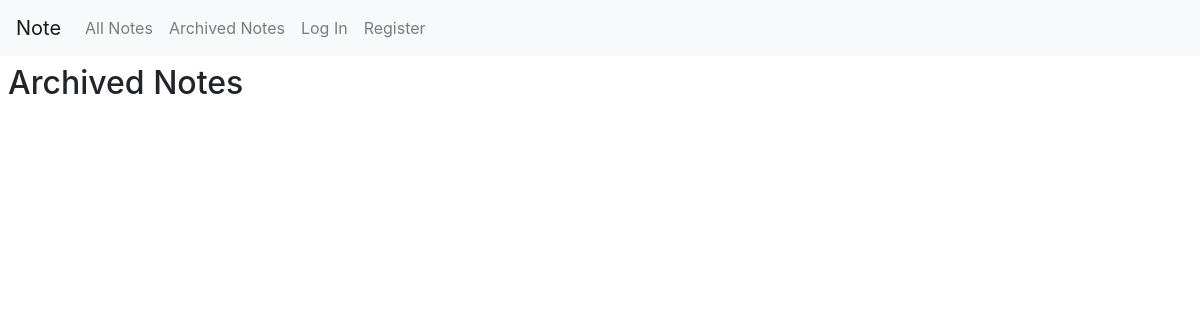
Page /archive on the earlier database version.
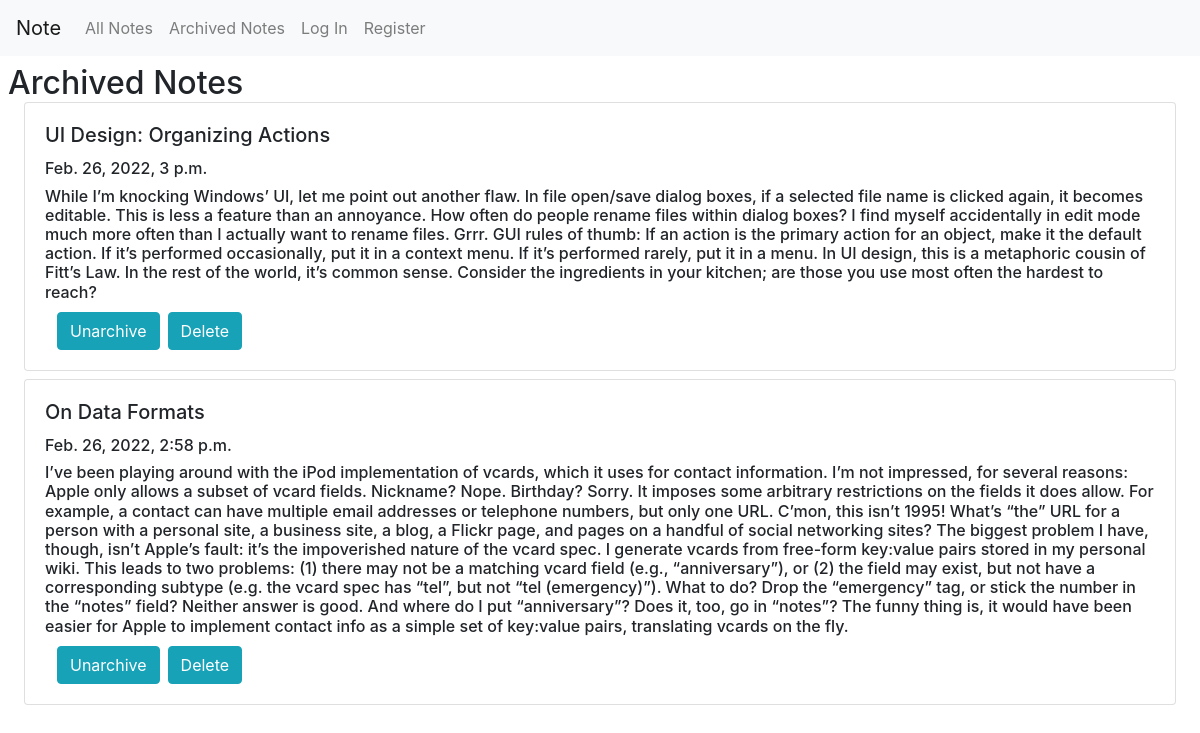
Same page on the later database version.
### note/models.py (models this page shows)
class Note(models.Model):
    user = models.ForeignKey(User, on_delete=models.CASCADE)
    title = models.CharField(max_length=160, default=None)
    content = models.TextField()
    timestamp = models.DateTimeField(default=datetime.datetime.now)
    isarchive = models.BooleanField(default=False)
    islocked = models.BooleanField(default=False)

### note/views.py (the view, shortened to what this page needs)
# urls.py: path("archive", views.archive, name="archive"),
def archive(request):
    notes = Note.objects.filter(isarchive=True).all()
    notes = notes.order_by("-timestamp").all()
    return render(request, "note/archive.html", {"notes": notes})

### note/templates/note/archive.html (shortened to what this page needs)
{% extends "note/layout.html" %}
{% block body %}
<h2 class='mx-2 my-2'>Archived Notes</h>
    {% for note in notes %}
        <div class='card mx-3 mb-2'>
            <div class='card-body'>
                <h5 class='card-title'>{{ note.title }}</h5>
                <h6 class='card-text'> {{ note.timestamp }} </h6>
                <h6 class='card-text'> {{ note.content }} </h6>
                <div class='row mx-2'>
                    <form class='mx-1' method="POST">
                        <button class='btn btn-info' type='submit' name='archive' value=False>Unarchive</button>
                    </form>
                    <form class='mx-1' method="POST">
                        <button class='btn btn-info' type='submit' name='delete'>Delete</button>
                    </form>
                </div>
            </div>
        </div>
    {% endfor %}
{% endblock body %}

Differences in the rows shown:
added Note: title "UI Design: Organizing Actions", timestamp "Feb. 26, 2022, 3 p.m.", content "While I’m knocking Windows’ UI, let me point out another flaw. In file open/save dialog boxes, if a selected file name is clicked again, it becomes editable. This is less a feature than an annoyance. How often do people rename files within dialog boxes? I find myself accidentally in edit mode much more often than I actually want to rename files. Grrr. GUI rules of thumb: If an action is the primary action for an object, make it the default action. If it’s performed occasionally, put it in a context menu. If it’s performed rarely, put it in a menu. In UI design, this is a metaphoric cousin of Fitt’s Law. In the rest of the world, it’s common sense. Consider the ingredients in your kitchen;…"
added Note: title "On Data Formats", timestamp "Feb. 26, 2022, 2:58 p.m.", content "I’ve been playing around with the iPod implementation of vcards, which it uses for contact information. I’m not impressed, for several reasons: Apple only allows a subset of vcard fields. Nickname? Nope. Birthday? Sorry. It imposes some arbitrary restrictions on the fields it does allow. For example, a contact can have multiple email addresses or telephone numbers, but only one URL. C’mon, this isn’t 1995! What’s “the” URL for a person with a personal site, a business site, a blog, a Flickr page, and pages on a handful of social networking sites? The biggest problem I have, though, isn’t Apple’s fault: it’s the impoverished nature of the vcard spec. I generate vcards from free-form…"
